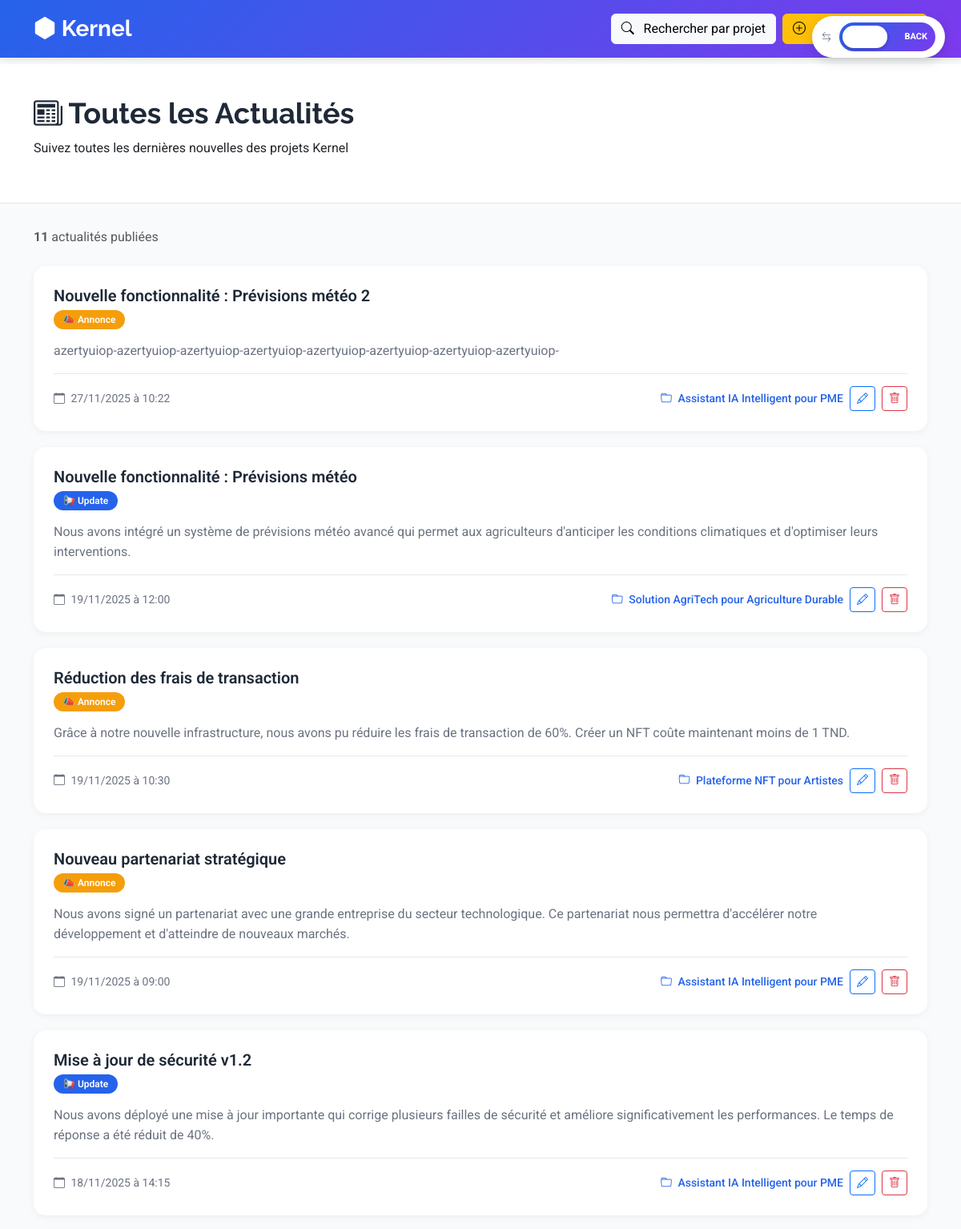
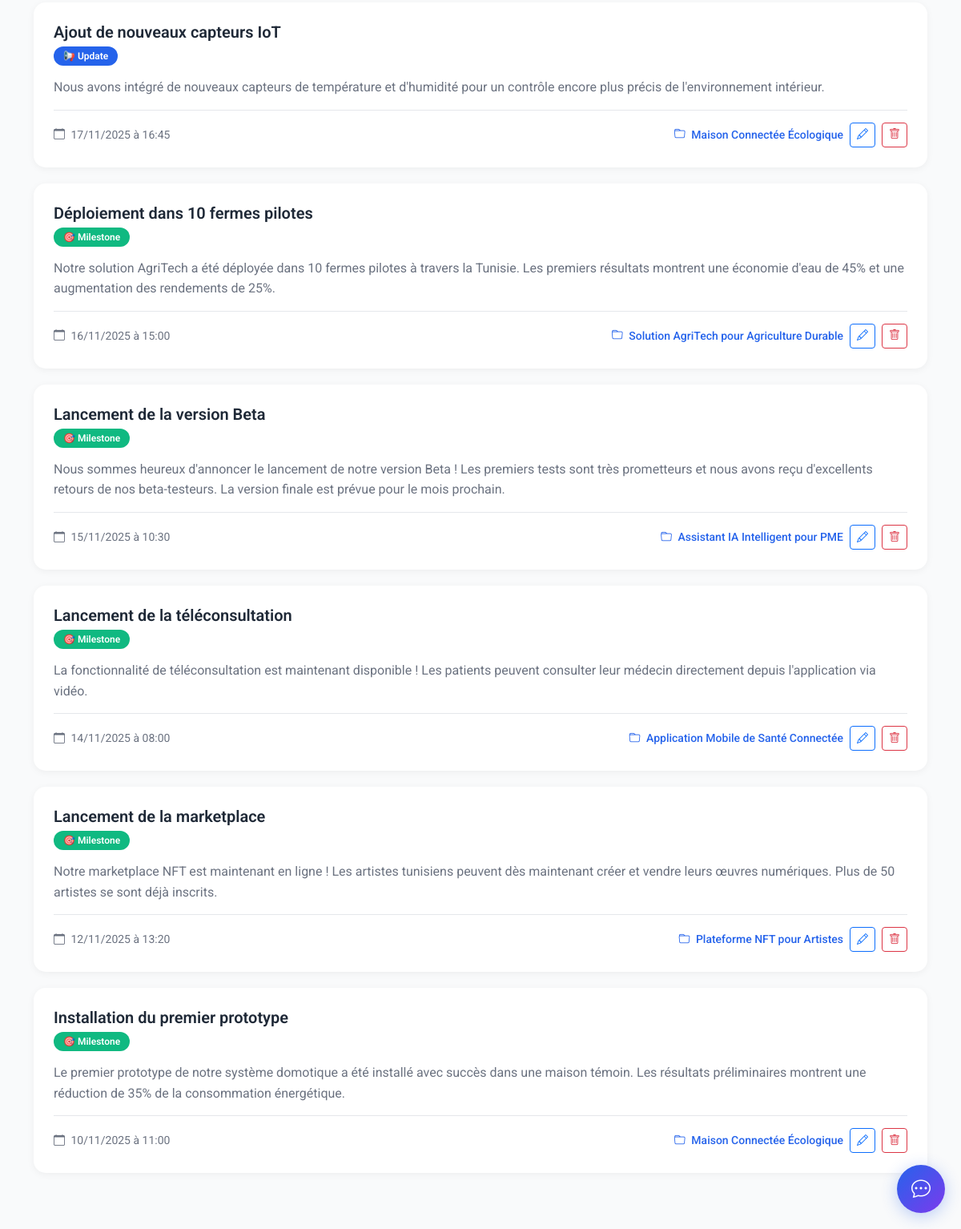
/view/FrontOffice/listeActualite.php, run on the app's committed database (2 pictures, top to bottom).
### tables this page shows
CREATE TABLE `actualite` (
  `id` int(11) NOT NULL,
  `titre` varchar(200) NOT NULL,
  `contenu` text NOT NULL,
  `date_publication` datetime DEFAULT current_timestamp(),
  `type` enum('milestone','update','announcement') DEFAULT 'update',
  `projet_id` int(11) NOT NULL
);

CREATE TABLE `projet` (
  `id` int(11) NOT NULL,
  `titre` varchar(200) DEFAULT NULL,
  `description` text DEFAULT NULL,
  `budget_requis` decimal(10,2) DEFAULT NULL,
  `budget_actuel` decimal(10,2) DEFAULT NULL,
  `statut` enum('idee','prototype','mvp','production') DEFAULT 'idee',
  `date_creation` datetime DEFAULT NULL,
  `user_id` int(11) DEFAULT NULL
);

### controller/actualitecontroller.php (called while the page is built, shortened)
<?php
class ActualiteController
{
    public function listActualites()
    {
        $sql = "SELECT a.*, p.titre as projet_titre
                FROM actualite a
                INNER JOIN projet p ON a.projet_id = p.id
                ORDER BY a.date_publication DESC";
        $db = config::getConnexion();
        try {
            $list = $db->query($sql);
            return $list->fetchAll(PDO::FETCH_ASSOC);
        } catch (Exception $e) {
            die('Error: ' . $e->getMessage());
        }
    }
}
?>

### view/FrontOffice/listeActualite.php (the view, shortened to what this page needs)
<?php
include_once(__DIR__ . '/../../controller/actualitecontroller.php');
include_once(__DIR__ . '/../components/office-switch.php');
include_once(__DIR__ . '/../components/chatbot-widget.php');
$actualiteController = new ActualiteController();
$actualites = $actualiteController->listActualites();
function getTypeBadge($type) {
    $badges = [
        'milestone' => ['text' => '🎯 Milestone', 'color' => '#10B981'],
        'update' => ['text' => '📢 Update', 'color' => '#2563EB'],
        'announcement' => ['text' => '📣 Annonce', 'color' => '#F59E0B']
    ];
    return $badges[$type] ?? ['text' => '📰 News', 'color' => '#6B7280'];
}
?>
<!DOCTYPE html>
<html lang="fr">
<head>
  <link href="https://cdnjs.cloudflare.com/ajax/libs/bootstrap/5.3.0/css/bootstrap.min.css" rel="stylesheet">
  <link href="https://cdnjs.cloudflare.com/ajax/libs/bootstrap-icons/1.10.0/font/bootstrap-icons.min.css" rel="stylesheet">
</head>
<body>
  <?php echo renderOfficeSwitch('front', 'actualite'); ?>
  <?php echo renderChatbotWidget(); ?>
  <header class="header d-flex align-items-center">
    <div class="container d-flex align-items-center justify-content-between">
      <a href="index.html" class="logo">
        <i class="bi bi-hexagon-fill"></i> Kernel
      </a>
      <div class="d-flex gap-2">
        <a class="btn btn-light" href="searchActualites.php">
          <i class="bi bi-search me-2"></i> Rechercher par projet
        </a>
        <a class="btn btn-warning" href="ajouterActualite.php">
          <i class="bi bi-plus-circle me-2"></i> Nouvelle actualité
        </a>
      </div>
    </div>
  </header>
  <div class="page-header">
    <div class="container">
      <h1><i class="bi bi-newspaper"></i> Toutes les Actualités</h1>
      <p>Suivez toutes les dernières nouvelles des projets Kernel</p>
    </div>
  </div>
  <div class="container">
    <div class="mb-4">
      <p class="text-muted">
        <strong><?php echo count($actualites); ?></strong> actualité<?php echo count($actualites) > 1 ? 's' : ''; ?> publiée<?php echo count($actualites) > 1 ? 's' : ''; ?>
      </p>
    </div>
    <?php if (empty($actualites)): ?>
      <div class="alert alert-info text-center">
        <i class="bi bi-info-circle me-2"></i>
        Aucune actualité publiée pour le moment.
        <a href="ajouterActualite.php">Publiez la première actualité !</a>
      </div>
    <?php else: ?>
      <?php foreach ($actualites as $actu):
        $badge = getTypeBadge($actu['type']);
      ?>
        <div class="actualite-card">
          <div class="actualite-header">
            <div>
              <h3 class="actualite-title"><?php echo htmlspecialchars($actu['titre']); ?></h3>
              <span class="actualite-badge" style="background: <?php echo $badge['color']; ?>;">
                <?php echo $badge['text']; ?>
              </span>
            </div>
          </div>
          <div class="actualite-content">
            <?php echo nl2br(htmlspecialchars(substr($actu['contenu'], 0, 300))); ?>
          </div>
          <div class="actualite-footer">
            <span>
              <i class="bi bi-calendar me-1"></i>
              <?php echo date('d/m/Y à H:i', strtotime($actu['date_publication'])); ?>
            </span>
            <div class="d-flex gap-2 align-items-center">
              <a href="detailsprojet.php?id=<?php echo $actu['projet_id']; ?>" class="projet-link">
                <i class="bi bi-folder me-1"></i>
                <?php echo htmlspecialchars($actu['projet_titre']); ?>
              </a>
              <a href="modifierActualite.php?id=<?php echo $actu['id']; ?>" class="btn btn-sm btn-outline-primary" title="Modifier">
                <i class="bi bi-pencil"></i>
              </a>
              <a href="supprimerActualite.php?id=<?php echo $actu['id']; ?>" class="btn btn-sm btn-outline-danger" title="Supprimer">
                <i class="bi bi-trash"></i>
              </a>
            </div>
          </div>
        </div>
      <?php endforeach; ?>
    <?php endif; ?>
  </div>
</body>
</html>

### view/FrontOffice/listeActualite.php (style rules this page uses)
:root { --primary-color: #2563EB; --secondary-color: #7C3AED; --accent-color: #F59E0B; --dark-color: #1F2937; --light-bg: #F9FAFB; }
body { font-family: 'Roboto', sans-serif; background: var(--light-bg); padding-top: 80px; padding-bottom: 50px; }
.header { background: linear-gradient(135deg, var(--primary-color), var(--secondary-color)); padding: 15px 0; position: fixed; width: 100%; top: 0; z-index: 1000; box-shadow: 0 2px 10px rgba(0,0,0,0.1); }
.logo { font-size: 28px; font-weight: 700; color: white; text-decoration: none; font-family: 'Raleway', sans-serif; }
.page-header { background: white; padding: 40px 0; margin-bottom: 30px; border-bottom: 1px solid #E5E7EB; }
.page-header h1 { font-size: 36px; font-weight: 700; color: var(--dark-color); margin-bottom: 10px; font-family: 'Raleway', sans-serif; }
.actualite-card { background: white; border-radius: 15px; padding: 25px; margin-bottom: 20px; box-shadow: 0 2px 10px rgba(0,0,0,0.05); transition: all 0.3s; }
.actualite-header { display: flex; justify-content: space-between; align-items: start; margin-bottom: 15px; }
.actualite-title { font-size: 20px; font-weight: 600; color: var(--dark-color); margin-bottom: 5px; }
.actualite-badge { padding: 5px 12px; border-radius: 20px; font-size: 12px; font-weight: 600; color: white; }
.actualite-content { color: #6B7280; line-height: 1.6; margin-bottom: 15px; }
.actualite-footer { display: flex; justify-content: space-between; align-items: center; padding-top: 15px; border-top: 1px solid #E5E7EB; font-size: 14px; color: #6B7280; }
.projet-link { color: var(--primary-color); text-decoration: none; font-weight: 500; }

### data on the page
actualite: titre "Nouvelle fonctionnalité : Prévisions météo 2", type "📣 Annonce", contenu "azertyuiop-azertyuiop-azertyuiop-azertyuiop-azertyuiop-azertyuiop-azertyuiop-azertyuiop-", date_publication "27/11/2025 à 10:22", projet.titre "Assistant IA Intelligent pour PME"
actualite: titre "Nouvelle fonctionnalité : Prévisions météo", type "📢 Update", contenu "Nous avons intégré un système de prévisions météo avancé qui permet aux agriculteurs d'anticiper les conditions climatiques et d'optimiser leurs interventions.", date_publication "19/11/2025 à 12:00", projet.titre "Solution AgriTech pour Agriculture Durable"
actualite: titre "Réduction des frais de transaction", type "📣 Annonce", contenu "Grâce à notre nouvelle infrastructure, nous avons pu réduire les frais de transaction de 60%. Créer un NFT coûte maintenant moins de 1 TND.", date_publication "19/11/2025 à 10:30", projet.titre "Plateforme NFT pour Artistes"
actualite: titre "Nouveau partenariat stratégique", type "📣 Annonce", contenu "Nous avons signé un partenariat avec une grande entreprise du secteur technologique. Ce partenariat nous permettra d'accélérer notre développement et d'atteindre de nouveaux marchés.", date_publication "19/11/2025 à 09:00", projet.titre "Assistant IA Intelligent pour PME"
actualite: titre "Mise à jour de sécurité v1.2", type "📢 Update", contenu "Nous avons déployé une mise à jour importante qui corrige plusieurs failles de sécurité et améliore significativement les performances. Le temps de réponse a été réduit de 40%.", date_publication "18/11/2025 à 14:15", projet.titre "Assistant IA Intelligent pour PME"
actualite: titre "Ajout de nouveaux capteurs IoT", type "📢 Update", contenu "Nous avons intégré de nouveaux capteurs de température et d'humidité pour un contrôle encore plus précis de l'environnement intérieur.", date_publication "17/11/2025 à 16:45", projet.titre "Maison Connectée Écologique"
actualite: titre "Déploiement dans 10 fermes pilotes", type "🎯 Milestone", contenu "Notre solution AgriTech a été déployée dans 10 fermes pilotes à travers la Tunisie. Les premiers résultats montrent une économie d'eau de 45% et une augmentation des rendements de 25%.", date_publication "16/11/2025 à 15:00", projet.titre "Solution AgriTech pour Agriculture Durable"
actualite: titre "Lancement de la version Beta", type "🎯 Milestone", contenu "Nous sommes heureux d'annoncer le lancement de notre version Beta ! Les premiers tests sont très prometteurs et nous avons reçu d'excellents retours de nos beta-testeurs. La version finale est prévue pour le mois prochain.", date_publication "15/11/2025 à 10:30", projet.titre "Assistant IA Intelligent pour PME"
actualite: titre "Lancement de la téléconsultation", type "🎯 Milestone", contenu "La fonctionnalité de téléconsultation est maintenant disponible ! Les patients peuvent consulter leur médecin directement depuis l'application via vidéo.", date_publication "14/11/2025 à 08:00", projet.titre "Application Mobile de Santé Connectée"
actualite: titre "Lancement de la marketplace", type "🎯 Milestone", contenu "Notre marketplace NFT est maintenant en ligne ! Les artistes tunisiens peuvent dès maintenant créer et vendre leurs œuvres numériques. Plus de 50 artistes se sont déjà inscrits.", date_publication "12/11/2025 à 13:20", projet.titre "Plateforme NFT pour Artistes"
actualite: titre "Installation du premier prototype", type "🎯 Milestone", contenu "Le premier prototype de notre système domotique a été installé avec succès dans une maison témoin. Les résultats préliminaires montrent une réduction de 35% de la consommation énergétique.", date_publication "10/11/2025 à 11:00", projet.titre "Maison Connectée Écologique"

### other printed values
count($actualites) "11"
